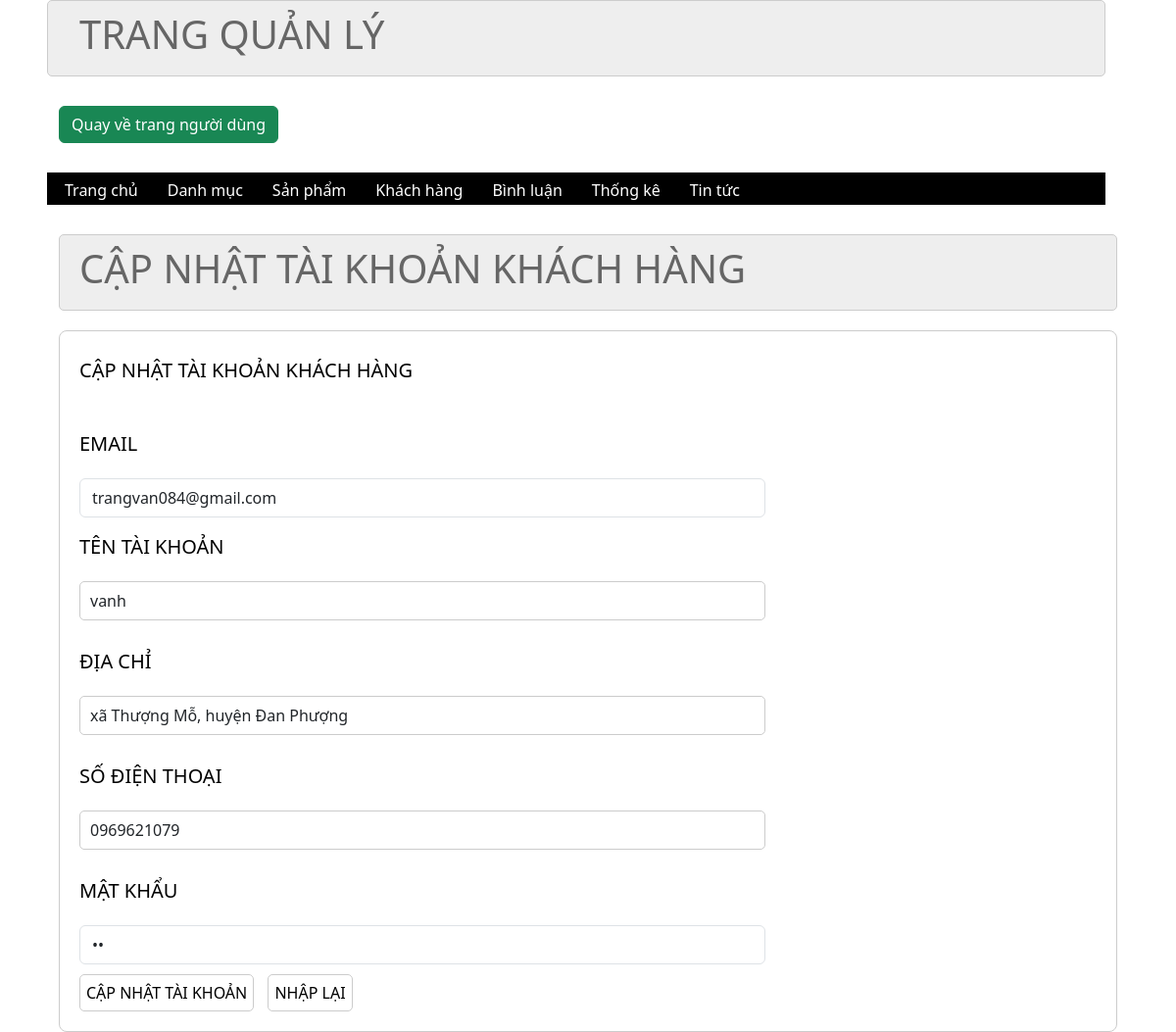
/admin/index.php?act=suataikhoan&idtk=42 (signed in), run on the app's committed database.
### tables this page shows
CREATE TABLE `taikhoan` (
  `id` int(11) NOT NULL,
  `user` varchar(50) NOT NULL,
  `pass` varchar(50) NOT NULL,
  `email` varchar(255) NOT NULL,
  `address` varchar(255) DEFAULT NULL,
  `tel` varchar(20) DEFAULT NULL,
  `role` int(11) NOT NULL DEFAULT 0
);

### model/pdo.php (called while the page is built, shortened)
<?php
function pdo_get_connection(){
    $servername = "localhost";
    $username = "root";
    $password = "";
    try {
        $conn = new PDO("mysql:host=$servername;dbname=duanmau", $username, $password);
        $conn->setAttribute(PDO::ATTR_ERRMODE, PDO::ERRMODE_EXCEPTION);
        return $conn;
    } catch(PDOException $e) {
        echo "Connection failed: " . $e->getMessage();
    }
}
function pdo_query_one($sql){
    $sql_args=array_slice(func_get_args(),1);
    try{
        $conn=pdo_get_connection();
        $stmt=$conn->prepare($sql);
        $stmt->execute($sql_args);
        $row=$stmt->fetch(PDO::FETCH_ASSOC);
        return $row;
    }
    catch(PDOException $e){
        throw $e;
    }
    finally{
        unset($conn);
    }
}
?>

### model/modeladmin.php (called while the page is built, shortened)
<?php
    function sua_taikhoan($id) {
        $sql = "SELECT * FROM taikhoan WHERE id =".$id;
        $result = pdo_query_one($sql);
        return $result;
    }
?>

### admin/taikhoan/updatetaikhoan.php (the view, shortened to what this page needs)
<?php
    if(is_array($listsuataikhoan)) {
        extract($listsuataikhoan);
    }
?>
<div class="row2">
    <div class="row2 font_title">
        <h1>CẬP NHẬT TÀI KHOẢN KHÁCH HÀNG</h1>
    </div>
    <div class="row2 form_content" style="border: 1px solid #ccc; border-radius: 8px; margin-top: 20px; padding: 20px;">
        <form action="index.php?act=updateTaikhoan" method="POST" enctype="multipart/form-data">
            <div class="row2 mb10">
                <label style="color:#000; text-transform: uppercase; margin-bottom: 20px;">CẬP NHẬT TÀI KHOẢN KHÁCH HÀNG</label> <br>
            </div>
            <div class="row2 mb10 form_content_container">
                <label style="color:#000; text-transform: uppercase; margin-bottom: 20px;">Email</label> <br>
                <input type="email" class="form-control" value="<?= $email ?>" style="height: 40px;" name="email" placeholder="Nhập email">
            </div>
            <div class="row2 mb10">
                <label style="color:#000; text-transform: uppercase; margin-bottom: 20px;">Tên tài khoản</label> <br>
                <input type="text" class="form-control" value="<?= $user ?>" style="height: 40px;" name="user" placeholder="Nhập tài khoản">
            </div>
            <div class="row2 mb10">
                <label style="color:#000; text-transform: uppercase; margin-bottom: 20px;">Địa chỉ</label> <br>
                <input type="text" class="form-control" value="<?= $address ?>" style="height: 40px;" name="address" placeholder="Nhập địa chỉ">
            </div>
            <div class="row2 mb10">
                <label style="color:#000; text-transform: uppercase; margin-bottom: 20px;">Số điện thoại</label> <br>
                <input type="text" class="form-control" value="<?= $tel ?>" style="height: 40px;" name="tel" placeholder="Nhập số điện thoại">
            </div>
            <div class="row2 mb10">
                <label style="color:#000; text-transform: uppercase; margin-bottom: 20px;">Mật khẩu</label> <br>
                <input type="password" class="form-control" value="<?= $pass ?>" style="height: 40px;" name="pass" placeholder="Nhập mật khẩu">
            </div>
            <div>
                <input class="mr20" type="submit" name="capnhattaikhoan" value="CẬP NHẬT TÀI KHOẢN">
                <input class="mr20" type="reset" value="NHẬP LẠI">
            </div>
        </form>
    </div>
</div>

### css/css.css (style rules this page uses)
:root { --white-color: #fff; --black-color: #000; --text-color: #333; }
* { margin: 0; padding: 0; box-sizing: border-box; }
body { font-family: "Roboto", sans-serif; }
.row2 { float: left; width: 100%; }
.mb10 { margin-bottom: 10px; }
form { text-align: center; }
.form_account input[type="email"], .form_account input[type="text"], .form_account input[type="password"], .form_content input[type="text"] { width: 100%; border: 1px solid #ccc; border-radius: 5px; padding: 6px 10px; margin-bottom: 12px; }
.form_account input[type="reset"], .form_account input[type="submit"], .form_content input[type="submit"], .form_content input[type="reset"], .form_content input[type="button"] { padding: 6px; background: white; border: 1px solid #ccc; border-radius: 5px; }
.font_title { background-color: #eee; border: 1px #ccc solid; color: #666; border-radius: 5px; padding: 10px 20px; }
.mr20 { margin-right: 10px; }
label { display: flex; justify-content: start; font-size: 20px; color: red; margin-top: 5px; }
.form-control { width: 700px !important; }
form { text-align: left !important; }

### data on the page
taikhoan: email "trangvan084@gmail.com", user "vanh", address "xã Thượng Mỗ, huyện Đan Phượng", tel "0969621079"
